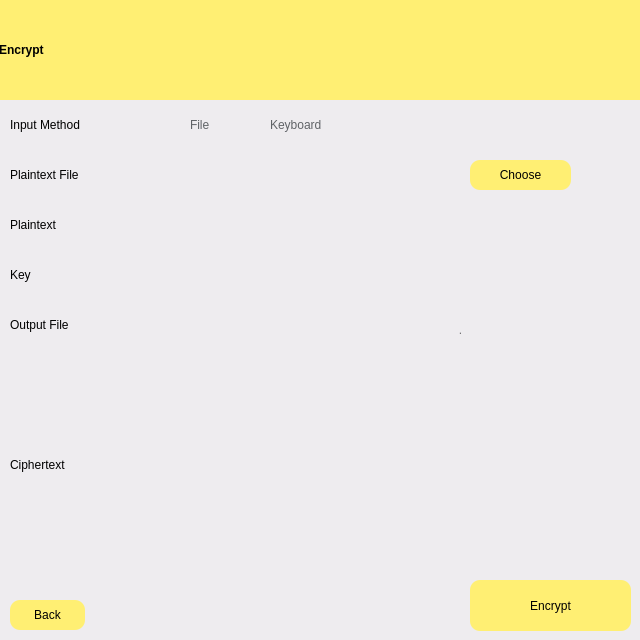
<?xml version="1.0" encoding="UTF-8"?>
<ui version="4.0">
 <class>Widget</class>
 <widget class="QWidget" name="Widget">
  <property name="geometry">
   <rect>
    <x>0</x>
    <y>0</y>
    <width>640</width>
    <height>640</height>
   </rect>
  </property>
  <property name="windowTitle">
   <string>Widget</string>
  </property>
  <property name="styleSheet">
   <string notr="true">background-color: rgb(238, 236, 239);</string>
  </property>
  <widget class="QWidget" name="widget1" native="true">
   <property name="geometry">
    <rect>
     <x>0</x>
     <y>0</y>
     <width>640</width>
     <height>640</height>
    </rect>
   </property>
   <property name="styleSheet">
    <string notr="true">QWidget#widget1 {background-color: rgb(147, 205, 255);};

</string>
   </property>
   <widget class="QLabel" name="label">
    <property name="geometry">
     <rect>
      <x>-1</x>
      <y>0</y>
      <width>641</width>
      <height>100</height>
     </rect>
    </property>
    <property name="styleSheet">
     <string notr="true">background-color: rgb(255, 239, 115);
color: rgb(0, 0, 0);
font: 75 40pt &quot;Product Sans&quot;;
font-weight: bold;
</string>
    </property>
    <property name="text">
     <string>Encrypt</string>
    </property>
    <property name="alignment">
     <set>Qt::AlignLeading|Qt::AlignLeft|Qt::AlignVCenter</set>
    </property>
   </widget>
   <widget class="QPushButton" name="goButton">
    <property name="geometry">
     <rect>
      <x>470</x>
      <y>580</y>
      <width>161</width>
      <height>51</height>
     </rect>
    </property>
    <property name="styleSheet">
     <string notr="true">QPushButton#goButton {background-color: rgb(255, 239, 115);
font: 500 17pt &quot;Product Sans&quot;;
border-radius: 10px;}
</string>
    </property>
    <property name="text">
     <string>Encrypt</string>
    </property>
   </widget>
   <widget class="QRadioButton" name="inputButton_1">
    <property name="geometry">
     <rect>
      <x>170</x>
      <y>110</y>
      <width>71</width>
      <height>30</height>
     </rect>
    </property>
    <property name="styleSheet">
     <string notr="true">font: 15pt &quot;Product Sans&quot;;
border-radius: 4px;
color: rgb(96, 99, 103);
background-color: rgba(255, 255, 255, 0);
</string>
    </property>
    <property name="text">
     <string>File</string>
    </property>
    <property name="autoExclusive">
     <bool>true</bool>
    </property>
    <attribute name="buttonGroup">
     <string notr="true">buttonGroup</string>
    </attribute>
   </widget>
   <widget class="QRadioButton" name="inputButton_2">
    <property name="geometry">
     <rect>
      <x>250</x>
      <y>110</y>
      <width>141</width>
      <height>30</height>
     </rect>
    </property>
    <property name="styleSheet">
     <string notr="true">font: 15pt &quot;Product Sans&quot;;
background-color: rgba(255, 255, 255, 0);
border-radius: 4px;
color: rgb(96, 99, 103);
</string>
    </property>
    <property name="text">
     <string>Keyboard</string>
    </property>
    <attribute name="buttonGroup">
     <string notr="true">buttonGroup</string>
    </attribute>
   </widget>
   <widget class="QLineEdit" name="inputFileField">
    <property name="geometry">
     <rect>
      <x>170</x>
      <y>160</y>
      <width>281</width>
      <height>30</height>
     </rect>
    </property>
    <property name="styleSheet">
     <string notr="true">border-radius: 2px;
padding-left: 10px;
color: rgb(116, 116, 118);
</string>
    </property>
    <property name="readOnly">
     <bool>true</bool>
    </property>
   </widget>
   <widget class="QLineEdit" name="keyField">
    <property name="geometry">
     <rect>
      <x>170</x>
      <y>260</y>
      <width>281</width>
      <height>30</height>
     </rect>
    </property>
    <property name="styleSheet">
     <string notr="true">border-radius: 2px;
padding-left: 10px;
color: rgb(116, 116, 118);
</string>
    </property>
   </widget>
   <widget class="QLineEdit" name="inputKeyboardField">
    <property name="geometry">
     <rect>
      <x>170</x>
      <y>210</y>
      <width>401</width>
      <height>30</height>
     </rect>
    </property>
    <property name="styleSheet">
     <string notr="true">border-radius: 2px;
padding-left: 10px;
color: rgb(116, 116, 118);
</string>
    </property>
    <property name="readOnly">
     <bool>true</bool>
    </property>
   </widget>
   <widget class="QPushButton" name="inputFileButton">
    <property name="geometry">
     <rect>
      <x>470</x>
      <y>160</y>
      <width>101</width>
      <height>30</height>
     </rect>
    </property>
    <property name="styleSheet">
     <string notr="true">font: 500 15pt &quot;Product Sans&quot;;
border-radius: 10px;
background-color: rgb(255, 239, 115);


</string>
    </property>
    <property name="text">
     <string>Choose</string>
    </property>
   </widget>
   <widget class="QLineEdit" name="outputFileField">
    <property name="geometry">
     <rect>
      <x>170</x>
      <y>310</y>
      <width>281</width>
      <height>30</height>
     </rect>
    </property>
    <property name="styleSheet">
     <string notr="true">border-radius: 2px;
padding-left: 10px;
color: rgb(116, 116, 118);
</string>
    </property>
   </widget>
   <widget class="QLineEdit" name="outputFormatField">
    <property name="geometry">
     <rect>
      <x>470</x>
      <y>310</y>
      <width>101</width>
      <height>30</height>
     </rect>
    </property>
    <property name="styleSheet">
     <string notr="true">border-radius: 2px;
padding-left: 10px;
color: rgb(116, 116, 118);
</string>
    </property>
   </widget>
   <widget class="QLabel" name="label_5">
    <property name="geometry">
     <rect>
      <x>450</x>
      <y>320</y>
      <width>21</width>
      <height>20</height>
     </rect>
    </property>
    <property name="styleSheet">
     <string notr="true">background-color: rgba(255, 255, 255, 0);
font: 15pt &quot;Product Sans&quot;;
color: rgb(116, 116, 118);</string>
    </property>
    <property name="text">
     <string>.</string>
    </property>
    <property name="alignment">
     <set>Qt::AlignCenter</set>
    </property>
   </widget>
   <widget class="QLabel" name="label_6">
    <property name="geometry">
     <rect>
      <x>10</x>
      <y>110</y>
      <width>151</width>
      <height>30</height>
     </rect>
    </property>
    <property name="styleSheet">
     <string notr="true">background-color: rgba(255, 255, 255, 0);
font: 15pt &quot;Product Sans&quot;;</string>
    </property>
    <property name="text">
     <string>Input Method</string>
    </property>
    <property name="alignment">
     <set>Qt::AlignLeading|Qt::AlignLeft|Qt::AlignVCenter</set>
    </property>
   </widget>
   <widget class="QLabel" name="label_7">
    <property name="geometry">
     <rect>
      <x>10</x>
      <y>160</y>
      <width>151</width>
      <height>30</height>
     </rect>
    </property>
    <property name="styleSheet">
     <string notr="true">background-color: rgba(255, 255, 255, 0);
font: 15pt &quot;Product Sans&quot;;</string>
    </property>
    <property name="text">
     <string>Plaintext File</string>
    </property>
    <property name="alignment">
     <set>Qt::AlignLeading|Qt::AlignLeft|Qt::AlignVCenter</set>
    </property>
   </widget>
   <widget class="QLabel" name="label_8">
    <property name="geometry">
     <rect>
      <x>10</x>
      <y>210</y>
      <width>151</width>
      <height>30</height>
     </rect>
    </property>
    <property name="styleSheet">
     <string notr="true">background-color: rgba(255, 255, 255, 0);
font: 15pt &quot;Product Sans&quot;;</string>
    </property>
    <property name="text">
     <string>Plaintext</string>
    </property>
    <property name="alignment">
     <set>Qt::AlignLeading|Qt::AlignLeft|Qt::AlignVCenter</set>
    </property>
   </widget>
   <widget class="QLabel" name="label_10">
    <property name="geometry">
     <rect>
      <x>10</x>
      <y>260</y>
      <width>151</width>
      <height>30</height>
     </rect>
    </property>
    <property name="styleSheet">
     <string notr="true">background-color: rgba(255, 255, 255, 0);
font: 15pt &quot;Product Sans&quot;;</string>
    </property>
    <property name="text">
     <string>Key</string>
    </property>
    <property name="alignment">
     <set>Qt::AlignLeading|Qt::AlignLeft|Qt::AlignVCenter</set>
    </property>
   </widget>
   <widget class="QLabel" name="label_11">
    <property name="geometry">
     <rect>
      <x>10</x>
      <y>310</y>
      <width>151</width>
      <height>30</height>
     </rect>
    </property>
    <property name="styleSheet">
     <string notr="true">background-color: rgba(255, 255, 255, 0);
font: 15pt &quot;Product Sans&quot;;</string>
    </property>
    <property name="text">
     <string>Output File</string>
    </property>
    <property name="alignment">
     <set>Qt::AlignLeading|Qt::AlignLeft|Qt::AlignVCenter</set>
    </property>
   </widget>
   <widget class="QPushButton" name="backButton">
    <property name="geometry">
     <rect>
      <x>10</x>
      <y>600</y>
      <width>75</width>
      <height>30</height>
     </rect>
    </property>
    <property name="styleSheet">
     <string notr="true">QPushButton#backButton {background-color: rgb(255, 239, 115);
font: 500 12pt &quot;Product Sans&quot;;
border-radius: 10px;}
</string>
    </property>
    <property name="text">
     <string>Back</string>
    </property>
   </widget>
   <widget class="QLabel" name="outputField">
    <property name="geometry">
     <rect>
      <x>170</x>
      <y>450</y>
      <width>401</width>
      <height>30</height>
     </rect>
    </property>
    <property name="styleSheet">
     <string notr="true">border-radius: 2px;
padding-left: 10px;
color: rgb(116, 116, 118);
</string>
    </property>
    <property name="text">
     <string/>
    </property>
    <property name="alignment">
     <set>Qt::AlignCenter</set>
    </property>
   </widget>
   <widget class="QLabel" name="label_12">
    <property name="geometry">
     <rect>
      <x>10</x>
      <y>450</y>
      <width>151</width>
      <height>30</height>
     </rect>
    </property>
    <property name="styleSheet">
     <string notr="true">background-color: rgba(255, 255, 255, 0);
font: 15pt &quot;Product Sans&quot;;</string>
    </property>
    <property name="text">
     <string>Ciphertext</string>
    </property>
    <property name="alignment">
     <set>Qt::AlignLeading|Qt::AlignLeft|Qt::AlignVCenter</set>
    </property>
   </widget>
   <widget class="QLabel" name="label_3">
    <property name="geometry">
     <rect>
      <x>40</x>
      <y>510</y>
      <width>561</width>
      <height>30</height>
     </rect>
    </property>
    <property name="styleSheet">
     <string notr="true">background-color: rgba(255, 255, 255, 0);
font: 16pt &quot;Product Sans&quot;;</string>
    </property>
    <property name="text">
     <string/>
    </property>
    <property name="alignment">
     <set>Qt::AlignCenter</set>
    </property>
   </widget>
   <zorder>goButton</zorder>
   <zorder>inputButton_1</zorder>
   <zorder>inputButton_2</zorder>
   <zorder>inputFileField</zorder>
   <zorder>keyField</zorder>
   <zorder>inputKeyboardField</zorder>
   <zorder>inputFileButton</zorder>
   <zorder>outputFileField</zorder>
   <zorder>outputFormatField</zorder>
   <zorder>label_5</zorder>
   <zorder>label_6</zorder>
   <zorder>label_7</zorder>
   <zorder>label_8</zorder>
   <zorder>label_10</zorder>
   <zorder>label_11</zorder>
   <zorder>backButton</zorder>
   <zorder>label</zorder>
   <zorder>outputField</zorder>
   <zorder>label_12</zorder>
   <zorder>label_3</zorder>
  </widget>
 </widget>
 <resources/>
 <connections/>
 <buttongroups>
  <buttongroup name="buttonGroup"/>
 </buttongroups>
</ui>
